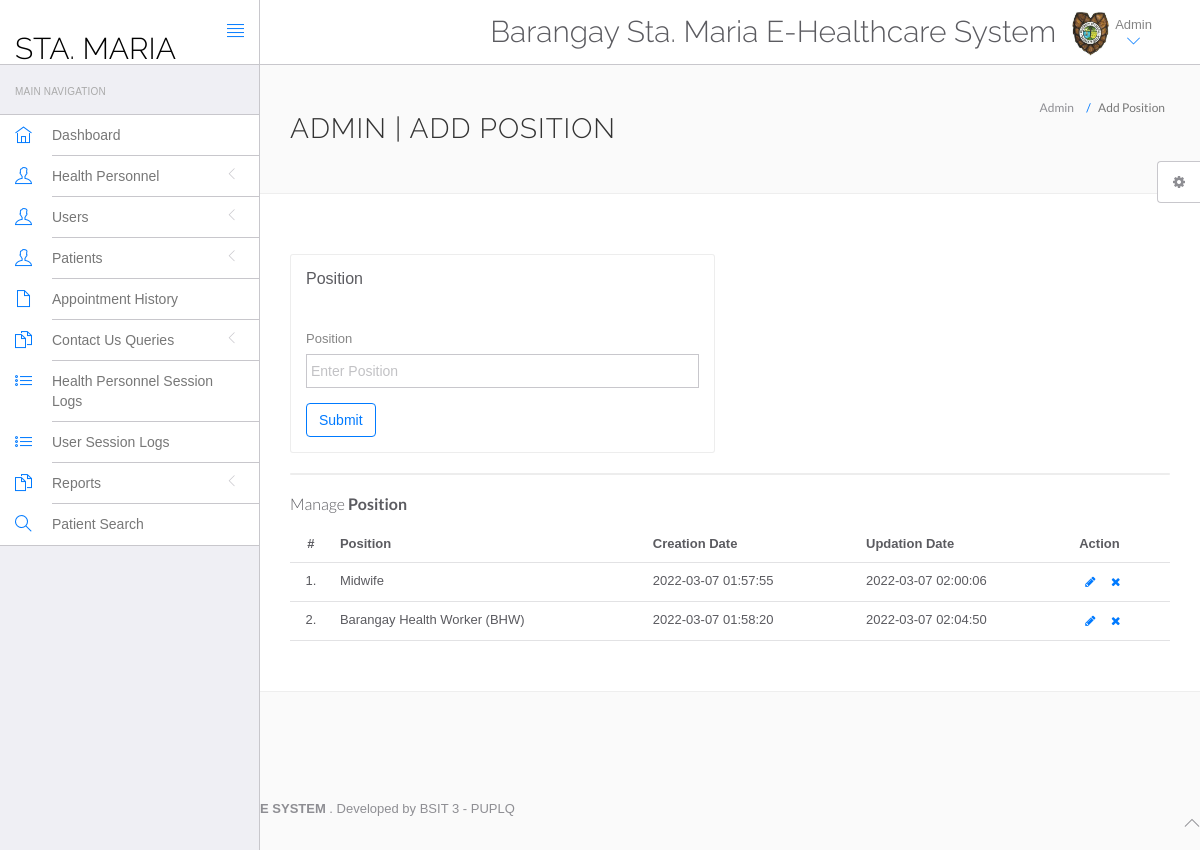
Page /hospital/hms/admin/doctor-specilization.php (signed in) on the committed database.
### tables this page shows
CREATE TABLE `doctorspecilization` (
  `id` int(11) NOT NULL,
  `specilization` varchar(255) DEFAULT NULL,
  `creationDate` timestamp NULL DEFAULT current_timestamp(),
  `updationDate` timestamp NULL DEFAULT NULL ON UPDATE current_timestamp()
);

### hospital/hms/admin/doctor-specilization.php (the view, shortened to what this page needs)
<?php
include('include/config.php');
?>
<!DOCTYPE html>
<html lang="en">
	<head>
		<link rel="stylesheet" href="vendor/bootstrap/css/bootstrap.min.css">
		<link rel="stylesheet" href="vendor/fontawesome/css/font-awesome.min.css">
		<link rel="stylesheet" href="vendor/themify-icons/themify-icons.min.css">
		<link href="vendor/animate.css/animate.min.css" rel="stylesheet" media="screen">
		<link href="vendor/perfect-scrollbar/perfect-scrollbar.min.css" rel="stylesheet" media="screen">
		<link href="vendor/switchery/switchery.min.css" rel="stylesheet" media="screen">
		<link href="vendor/bootstrap-touchspin/jquery.bootstrap-touchspin.min.css" rel="stylesheet" media="screen">
		<link href="vendor/select2/select2.min.css" rel="stylesheet" media="screen">
		<link href="vendor/bootstrap-datepicker/bootstrap-datepicker3.standalone.min.css" rel="stylesheet" media="screen">
		<link href="vendor/bootstrap-timepicker/bootstrap-timepicker.min.css" rel="stylesheet" media="screen">
		<link rel="stylesheet" href="assets/css/styles.css">
		<link rel="stylesheet" href="assets/css/plugins.css">
		<link rel="stylesheet" href="assets/css/themes/theme-1.css" id="skin_color" />
	</head>
	<body>
		<div id="app">
<?php include('include/sidebar.php');?>
			<div class="app-content">
						<?php include('include/header.php');?>
				<div class="main-content" >
					<div class="wrap-content container" id="container">
						<section id="page-title">
							<div class="row">
								<div class="col-sm-8">
									<h1 class="mainTitle">Admin | Add Position</h1>
																	</div>
								<ol class="breadcrumb">
									<li>
										<span>Admin</span>
									</li>
									<li class="active">
										<span>Add Position</span>
									</li>
								</ol>
							</div>
						</section>
						<div class="container-fluid container-fullw bg-white">
							<div class="row">
								<div class="col-md-12">
									<div class="row margin-top-30">
										<div class="col-lg-6 col-md-12">
											<div class="panel panel-white">
												<div class="panel-heading">
													<h5 class="panel-title">Position</h5>
												</div>
												<div class="panel-body">
													<form role="form" name="dcotorspcl" method="post" >
														<div class="form-group">
															<label for="exampleInputEmail1">
																Position
															</label>
							<input type="text" name="doctorspecilization" class="form-control"  placeholder="Enter Position">
														</div>
														<button type="submit" name="submit" class="btn btn-o btn-primary">
															Submit
														</button>
													</form>
												</div>
											</div>
										</div>
											</div>
										</div>
									<div class="col-lg-12 col-md-12">
											<div class="panel panel-white">
											</div>
										</div>
									</div>
									<div class="row">
								<div class="col-md-12">
									<h5 class="over-title margin-bottom-15">Manage <span class="text-bold">Position</span></h5>
									<table class="table table-hover" id="sample-table-1">
										<thead>
											<tr>
												<th class="center">#</th>
												<th>Position</th>
												<th class="hidden-xs">Creation Date</th>
												<th>Updation Date</th>
												<th>Action</th>
											</tr>
										</thead>
										<tbody>
<?php
$sql=mysqli_query($con,"select * from doctorSpecilization");
$cnt=1;
while($row=mysqli_fetch_array($sql))
{
?>
											<tr>
												<td class="center"><?php echo $cnt;?>.</td>
												<td class="hidden-xs"><?php echo $row['specilization'];?></td>
												<td><?php echo $row['creationDate'];?></td>
												<td><?php echo $row['updationDate'];?>
												</td>
												<td >
												<div class="visible-md visible-lg hidden-sm hidden-xs">
							<a href="edit-doctor-specialization.php?id=<?php echo $row['id'];?>" class="btn btn-transparent btn-xs" tooltip-placement="top" tooltip="Edit"><i class="fa fa-pencil"></i></a>
	<a href="doctor-specilization.php?id=<?php echo $row['id']?>&del=delete" onClick="return confirm('Are you sure you want to delete?')"class="btn btn-transparent btn-xs tooltips" tooltip-placement="top" tooltip="Remove"><i class="fa fa-times fa fa-white"></i></a>
												</div>
												</td>
											</tr>
											<?php
$cnt=$cnt+1;
											 }?>
										</tbody>
									</table>
								</div>
							</div>
								</div>
							</div>
						</div>
					</div>
				</div>
	<?php include('include/footer.php');?>
	<?php include('include/setting.php');?>
	</body>
</html>

### hospital/hms/admin/assets/css/themes/theme-1.css (style rules this page uses)
body { background: #FAFAFA; }

### rows in the picture
doctorspecilization: specilization "Midwife", creationDate "2022-03-07 01:57:55", updationDate "2022-03-07 02:00:06"
doctorspecilization: specilization "Barangay Health Worker (BHW)", creationDate "2022-03-07 01:58:20", updationDate "2022-03-07 02:04:50"
